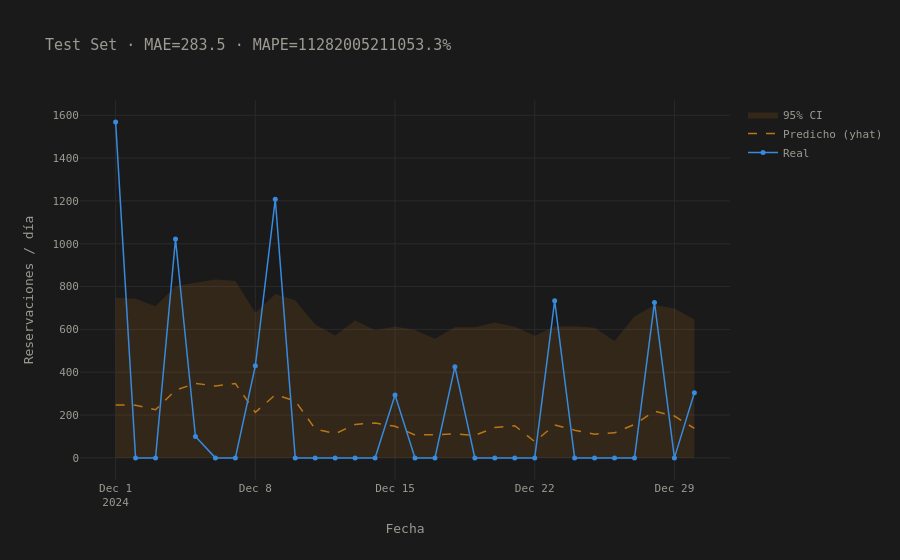

The notebook cell saved with this chart:
### Markdown cell above
### Gráfica de evaluación — real vs predicho

### Code cell
dates_test = pd.to_datetime(metrics['dates'])

fig_eval = go.Figure()

# Banda de confianza (CORREGIDO)
fig_eval.add_trace(go.Scatter(
    x=dates_test.tolist() + dates_test.tolist()[::-1],
    y=metrics['yhat_upper'] + metrics['yhat_lower'][::-1],
    fill='toself', 
    fillcolor='rgba(186,117,23,0.15)',
    # En lugar de color='transparent', usamos width=0 para ocultar el borde
    line=dict(width=0), 
    name='95% CI',
    showlegend=True
))

# Predicción
fig_eval.add_trace(go.Scatter(
    x=dates_test, y=metrics['y_pred'],
    mode='lines', 
    line=dict(color='#BA7517', dash='dash', width=1.5),
    name='Predicho (yhat)'
))

# Real
fig_eval.add_trace(go.Scatter(
    x=dates_test, y=metrics['y_true'],
    mode='lines+markers', 
    line=dict(color='#378ADD', width=1.5),
    marker=dict(size=5), 
    name='Real'
))

# Configuración de Layout Dark Mode
fig_eval.update_layout(
    title=f'Test Set · MAE={metrics["mae"]:.1f} · MAPE={metrics["mape"]:.1f}%',
    xaxis_title='Fecha',
    yaxis_title='Reservaciones / día',
    paper_bgcolor='#1a1a1a', 
    plot_bgcolor='#1a1a1a',
    font=dict(color='#9c9a92', family='monospace', size=11),
    legend=dict(bgcolor='rgba(0,0,0,0)') # Fondo de leyenda transparente
)

fig_eval.update_xaxes(gridcolor='#2a2a2a', zeroline=False)
fig_eval.update_yaxes(gridcolor='#2a2a2a', zeroline=False)

fig_eval.show()
